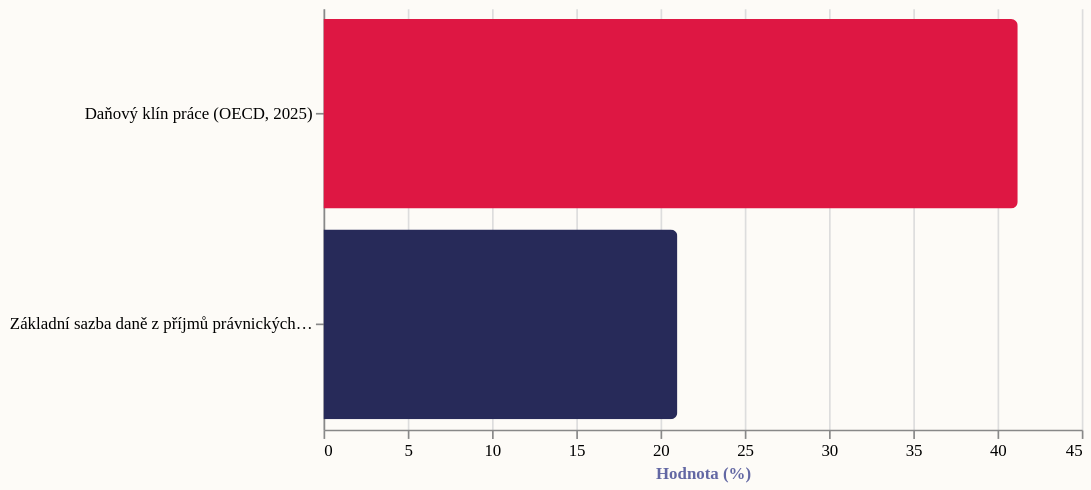

Describe this chart as a Vega-Lite specification.
### Vega-Lite specification from a JSON file in a GitHub repository (floating-point values rounded to 4 significant figures)
{"_source": "Zdroje: [OECD Taxing Wages 2026: Czechia – tax wedge, single worker 2025](https://www.oecd.org/content/dam/oecd/en/publications/reports/2026/04/taxing-wages-2026-country-notes_491a0e97/czechia_43e03785/e5066e64-en.pdf), [zákon č. 586/1992 Sb., o daních z příjmů, § 21 odst. 1](https://www.zakonyprolidi.cz/cs/1992-586#p21)", "$schema": "https://vega.github.io/schema/vega-lite/v5.json", "description": "Fiskální hrozba: daňový klín práce vs. základní sazba daně z příjmů právnických osob v ČR", "width": 450, "height": 250, "autosize": {"type": "pad", "resize": true}, "background": "#fdfbf7", "data": {"values": [{"cat": "Daňový klín práce (OECD, 2025)", "val": 41.2, "color": "#de1743"}, {"cat": "Základní sazba daně z příjmů právnických osob", "val": 21.0, "color": "#272a59"}]}, "mark": {"type": "bar", "tooltip": true, "cornerRadiusEnd": 4}, "encoding": {"y": {"field": "cat", "type": "nominal", "title": null, "sort": "-x"}, "x": {"field": "val", "type": "quantitative", "title": "Hodnota (%)"}, "color": {"field": "color", "type": "nominal", "scale": null}}, "config": {"view": {"stroke": "transparent"}, "title": {"font": "Roboto Slab", "fontWeight": "bold", "fontSize": 13, "anchor": "start", "color": "#272a59", "subtitleFont": "Work Sans", "subtitleFontSize": 10, "subtitleColor": "#6267a3"}, "axis": {"labelFont": "Work Sans", "labelFontSize": 10, "titleFont": "Work Sans", "titleFontSize": 10, "titleColor": "#6267a3"}, "legend": {"labelFont": "Roboto Slab", "labelFontSize": 10, "titleFont": "Roboto Slab", "titleFontSize": 10}}}
